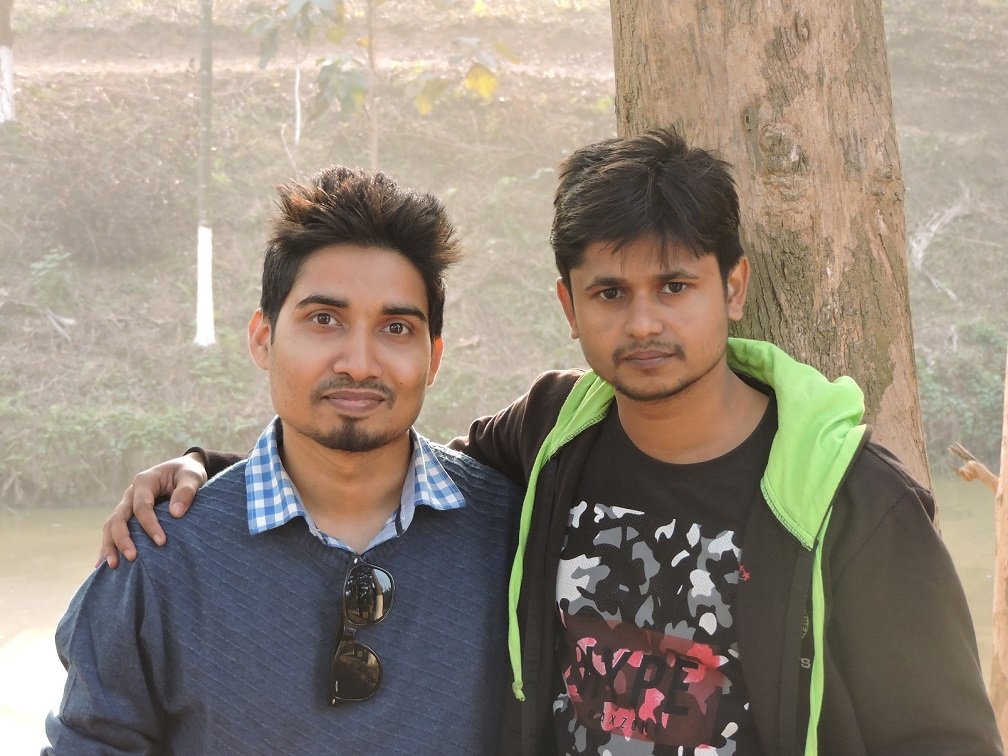
#> input picture face_detection/images/oli_sani.jpg, 1008 x 756 px
$ python -i saliency.py   (imports and definitions only)
#> lines starting #> are read from the running program, lines starting #| are printed output that depends on the picture; after the words box and inside, x2 and y2 are one past the last pixel; in counts of white or black regions, pixels touching at a corner belong together
#> further down, picture is the input picture: shape (756, 1008, 3); mean B, G, R 122.9, 135.9, 147.8
"""A module to generate a saliency map from an RGB image

    This code is based on the approach described in:
    [1] X. Hou and L. Zhang (2007). Saliency Detection: A Spectral Residual
        Approach. IEEE Transactions on Computer Vision and Pattern Recognition
        (CVPR), p.1-8. doi: 10.1109/CVPR.2007.383267
"""

import cv2
import numpy as np
from matplotlib import pyplot as plt


class Saliency:
    """Generate saliency map from RGB images with the spectral residual method

        This class implements an algorithm that is based on the spectral
        residual approach (Hou & Zhang, 2007).
    """
    def __init__(self, img, use_numpy_fft=True, gauss_kernel=(5, 5)):
        """Constructor

            This method initializes the saliency algorithm.

            :param img: an RGB input image
            :param use_numpy_fft: flag whether to use NumPy's FFT (True) or
                                  OpenCV's FFT (False)
            :param gauss_kernel: Kernel size for Gaussian blur
        """
#> called with use_numpy_fft = True, gauss_kernel = (5, 5)
        self.use_numpy_fft = use_numpy_fft
        self.gauss_kernel = gauss_kernel
        self.frame_orig = img

        # downsample image for processing
        self.small_shape = (64, 64)
        self.frame_small = cv2.resize(img, self.small_shape[1::-1])
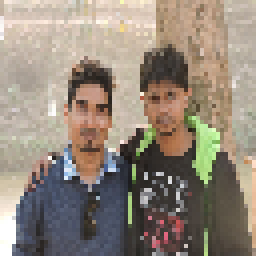
#> self.frame_small: shape (64, 64, 3) (shown 4 times larger); mean B, G, R 122.6, 135.6, 147.6

        # whether we need to do the math (True) or it has already
        # been done (False)
        self.need_saliency_map = True

    def get_saliency_map(self):
        """Returns a saliency map

            This method generates a saliency map for the image that was
            passed to the class constructor.

            :returns: grayscale saliency map
        """
        if self.need_saliency_map:
            # haven't calculated saliency map for this image yet
            num_channels = 1
            if len(self.frame_orig.shape) == 2:
                # single channel
                sal = self._get_channel_sal_magn(self.frame_small)
            else:
                # multiple channels: consider each channel independently
                sal = np.zeros_like(self.frame_small).astype(np.float32)
                for c in range(self.frame_small.shape[2]):
                    small = self.frame_small[:, :, c]
                    sal[:, :, c] = self._get_channel_sal_magn(small)
#> this loop made 3 passes
#> pass 1, in _get_channel_sal_magn, `magnitude, angle = cv2.cartToPolar(np.real(img_dft), np.imag(img_dft))`:
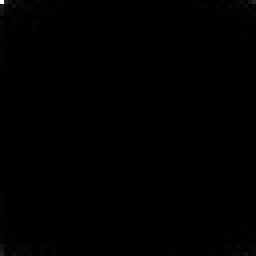
#> magnitude: shape (64, 64) float64 (shown 4 times larger); min 24.42, max 502142, mean 1783.5; drawn with min black and max white
#> pass 1, in _get_channel_sal_magn, `magnitude, angle = cv2.cartToPolar(np.real(img_dft), np.imag(img_dft))`:
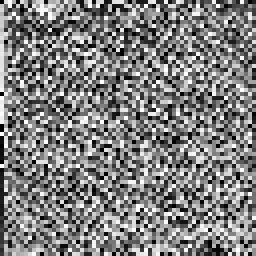
#> angle: shape (64, 64) float64 (shown 4 times larger); min 0, max 6.28, mean 3.14; drawn with min black and max white
#> pass 1, in _get_channel_sal_magn, `log_ampl = np.log10(magnitude.clip(min=1e-9))`:
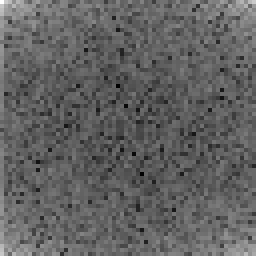
#> log_ampl: shape (64, 64) float64 (shown 4 times larger); min 1.39, max 5.7, mean 3.04; drawn with min black and max white
#> after the loop:
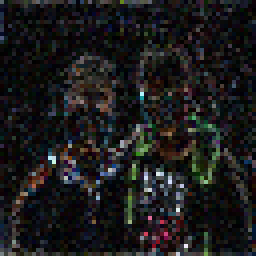
#> sal: shape (64, 64, 3) float32 (shown 4 times larger); mean B, G, R 0.0116, 0.0114, 0.0116; drawn with min black and max white
#> after the loop:
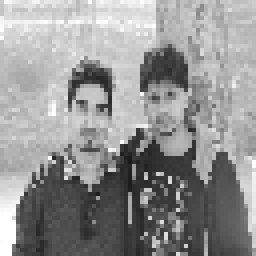
#> small: shape (64, 64) (shown 4 times larger); min 26, max 255, mean 147.6

                # overall saliency: channel mean
                sal = np.mean(sal, 2)
#> sal: shape (64, 64) float32

            # postprocess: blur, square, and normalize
            if self.gauss_kernel is not None:
                sal = cv2.GaussianBlur(sal, self.gauss_kernel, sigmaX=8,
                                       sigmaY=0)
            sal = sal**2
            sal = np.float32(sal)/np.max(sal)

            # scale up
            sal = cv2.resize(sal, self.frame_orig.shape[1::-1])
#> sal: shape (756, 1008) float32

            # store a copy so we do the work only once per frame
            self.saliencyMap = sal
            self.need_saliency_map = False

        return self.saliencyMap

    def _get_channel_sal_magn(self, channel):
        """Returns the log-magnitude of the Fourier spectrum

            This method calculates the log-magnitude of the Fourier spectrum
            of a single-channel image. This image could be a regular grayscale
            image, or a single color channel of an RGB image.

            :param channel: single-channel input image
            :returns: log-magnitude of Fourier spectrum
        """
        # do FFT and get log-spectrum
        if self.use_numpy_fft:
            img_dft = np.fft.fft2(channel)
            magnitude, angle = cv2.cartToPolar(np.real(img_dft),
                                               np.imag(img_dft))
        else:
            img_dft = cv2.dft(np.float32(channel),
                              flags=cv2.DFT_COMPLEX_OUTPUT)
            magnitude, angle = cv2.cartToPolar(img_dft[:, :, 0],
                                               img_dft[:, :, 1])

        # get log amplitude
        log_ampl = np.log10(magnitude.clip(min=1e-9))

        # blur log amplitude with avg filter
        log_ampl_blur = cv2.blur(log_ampl, (3, 3))

        # residual
        residual = np.exp(log_ampl - log_ampl_blur)

        # back to cartesian frequency domain
        if self.use_numpy_fft:
            real_part, imag_part = cv2.polarToCart(residual, angle)
            img_combined = np.fft.ifft2(real_part + 1j*imag_part)
            magnitude, _ = cv2.cartToPolar(np.real(img_combined),
                                           np.imag(img_combined))
        else:
            img_dft[:, :, 0], img_dft[:, :, 1] = cv2.polarToCart(residual,
                                                                 angle)
            img_combined = cv2.idft(img_dft)
            magnitude, _ = cv2.cartToPolar(img_combined[:, :, 0],
                                           img_combined[:, :, 1])

        return magnitude

    # [71 lines left out: functions calc_magnitude_spectrum, plot_power_spectrum, not called in this run]

    def get_proto_objects_map(self, use_otsu=True):
        """Returns the proto-objects map of an RGB image

            This method generates a proto-objects map of an RGB image.
            Proto-objects are saliency hot spots, generated by thresholding
            the saliency map.

            :param use_otsu: flag whether to use Otsu thresholding (True) or
                             a hardcoded threshold value (False)
            :returns: proto-objects map
        """
        saliency = self.get_saliency_map()

        if use_otsu:
            _, img_objects = cv2.threshold(np.uint8(saliency*255), 0, 255,
                                           cv2.THRESH_BINARY + cv2.THRESH_OTSU)
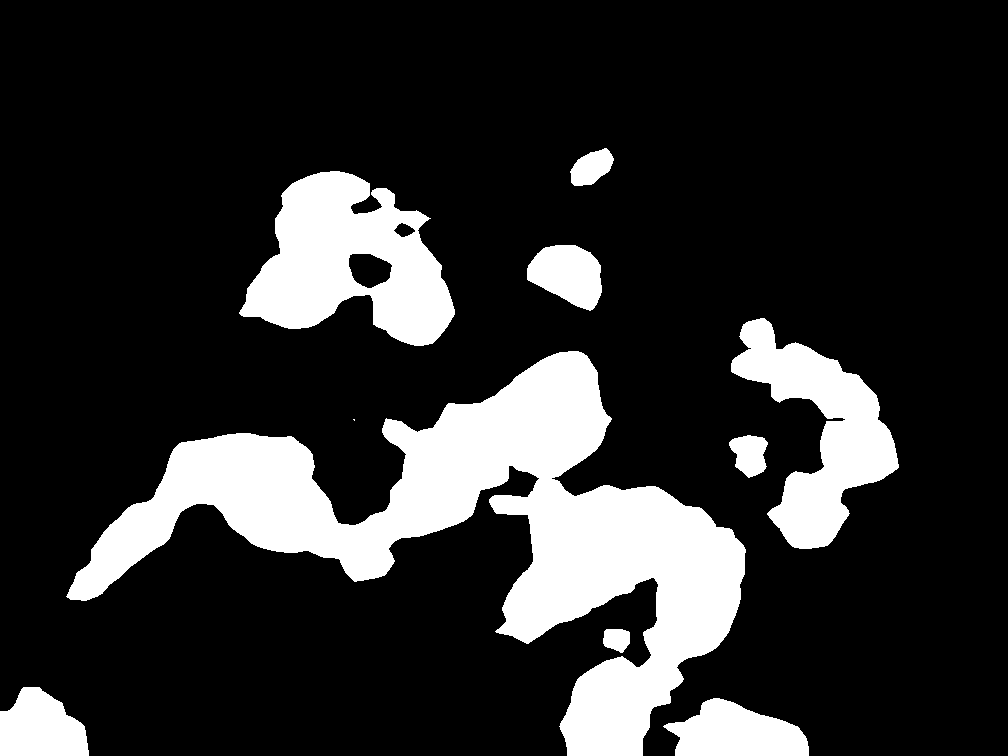
#> img_objects: shape (756, 1008); 18.2% white; 10 white regions (1 under 20 px), largest, box (x1, y1, x2, y2) and area: (66, 351, 746, 756) 83996, (239, 171, 455, 346) 21871, (731, 318, 899, 549) 16148
        else:
            thresh = np.mean(saliency)*255*3
            _, img_objects = cv2.threshold(np.uint8(saliency*255), thresh, 255,
                                           cv2.THRESH_BINARY)
        return img_objects

>>> import cv2
>>> picture = cv2.imread('../../face_detection/images/oli_sani.jpg')
>>> result = Saliency(picture).get_proto_objects_map()

$ run again, on face_detection/images/obama.png
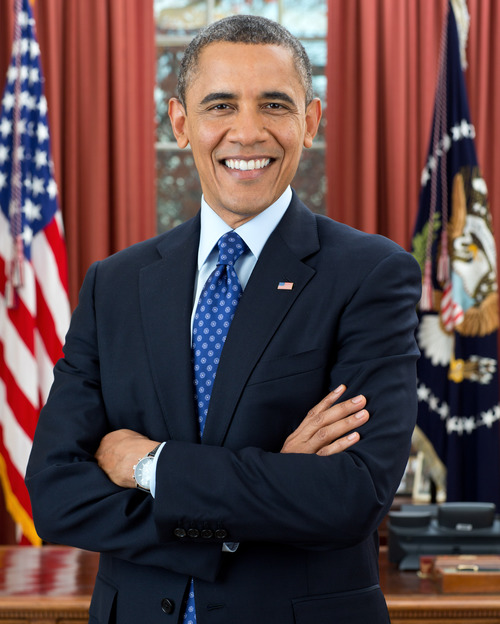
#> input picture face_detection/images/obama.png, 500 x 624 px
#> picture is the input picture: shape (624, 500, 3); mean B, G, R 71.8, 70, 92.6
#> after the loop in get_saliency_map, `for c in range(self.frame_small.shape[2]):`:
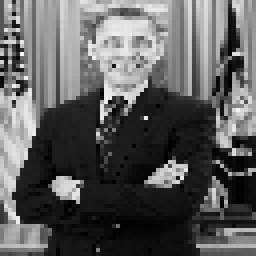
#> small: shape (64, 64) (shown 4 times larger); min 0, max 247, mean 92.5
#> in get_proto_objects_map, `_, img_objects = cv2.threshold(np.uint8(saliency*255), 0, 255, cv2.THR..`:
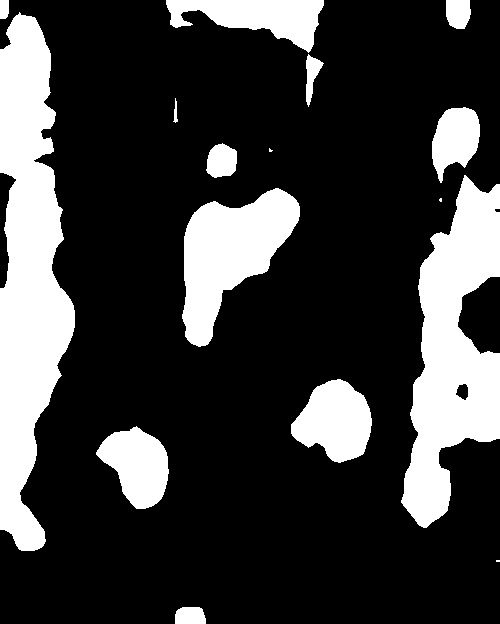
#> img_objects: shape (624, 500); 23.2% white; 16 white regions (3 under 20 px), largest, box (x1, y1, x2, y2) and area: (0, 12, 75, 551) 25282, (401, 175, 500, 528) 19289, (182, 188, 300, 347) 9911

$ run again, on face_detection/images/obama2.png
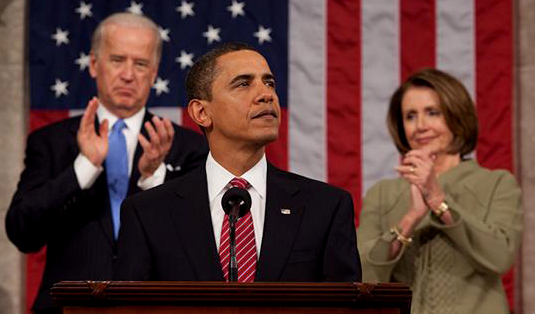
#> input picture face_detection/images/obama2.png, 535 x 314 px
#> picture is the input picture: shape (314, 535, 3); mean B, G, R 56.3, 59.6, 91.4
#> after the loop in get_saliency_map, `for c in range(self.frame_small.shape[2]):`:
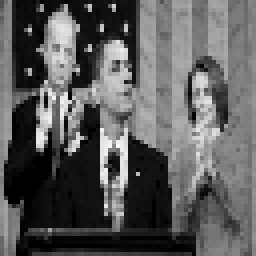
#> small: shape (64, 64) (shown 4 times larger); min 0, max 250, mean 91
#> in get_proto_objects_map, `_, img_objects = cv2.threshold(np.uint8(saliency*255), 0, 255, cv2.THR..`:
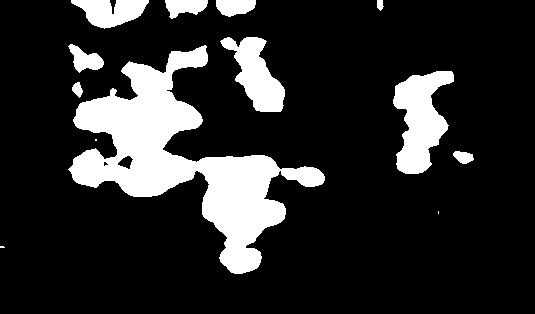
#> img_objects: shape (314, 535); 16.8% white; 13 white regions (3 under 20 px), largest, box (x1, y1, x2, y2) and area: (68, 45, 325, 274) 18597, (393, 71, 454, 174) 3730, (220, 37, 285, 112) 2451
